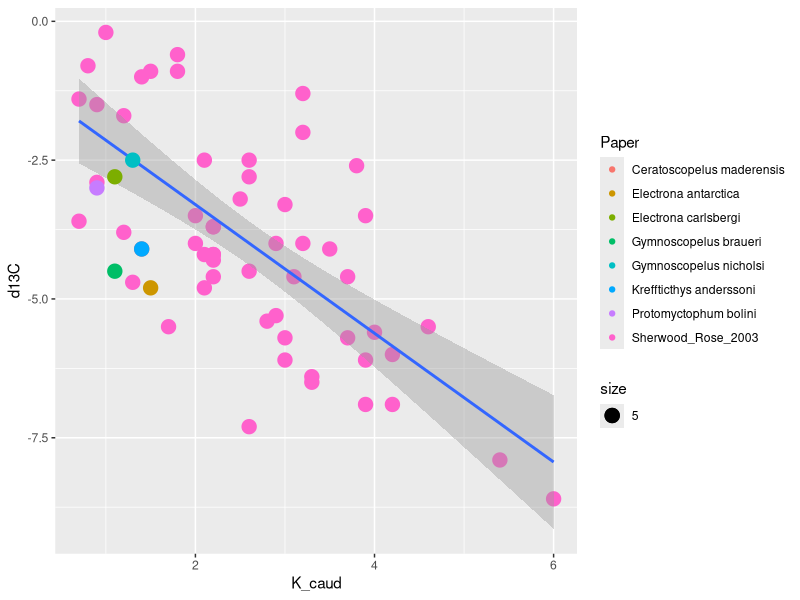
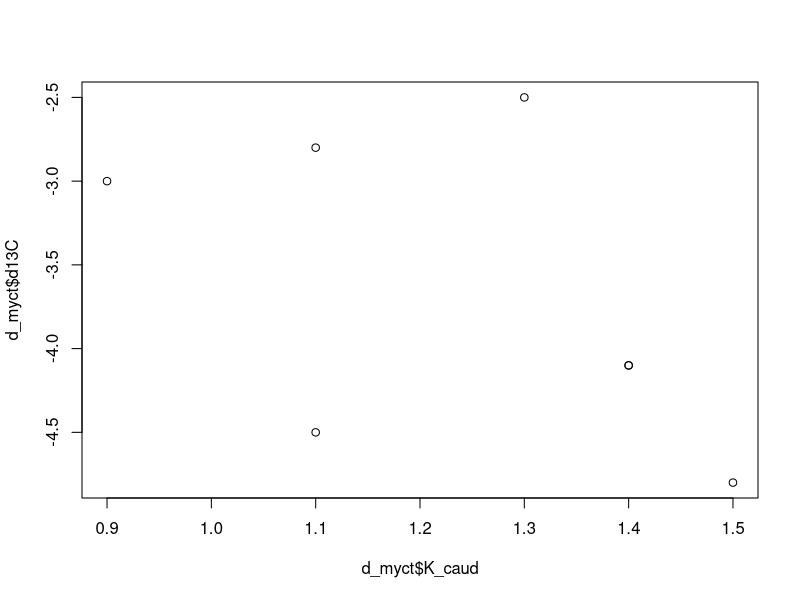
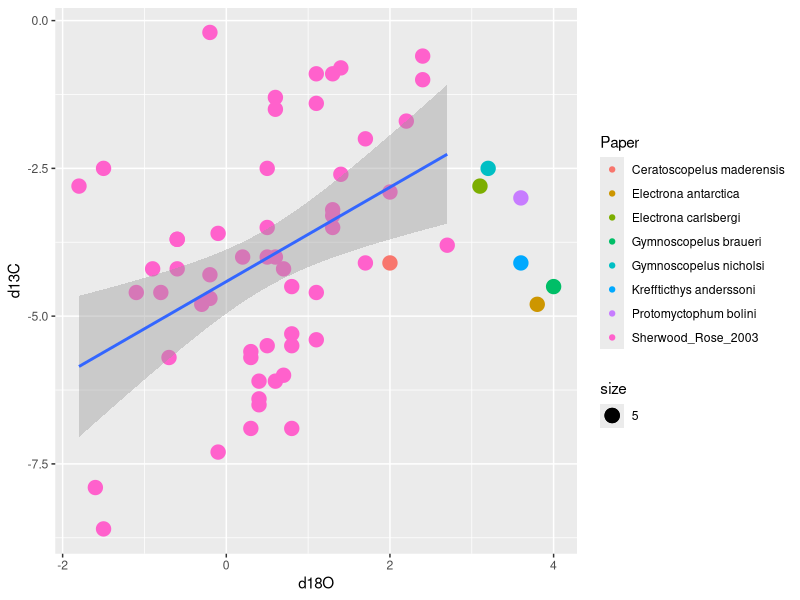

These charts were generated, in order, by the following R code:
#### Sherwood & Rose Comparsion ####

library(tidyverse)

d <- read.csv("Data/Sherwood_Rose_Myct.csv")
d <- select(d, -Troph)
d <- na.omit(d)
d_other <- filter(d, Family != "Myctophidae")
d_myct <- filter(d, Family == "Myctophidae")

# Plot - d13C vs Kcaud

ggplot(data = d_other, aes(x = K_caud, y = d13C)) +
  geom_point(aes(colour = Paper, size = 5)) +
  geom_smooth(method = "lm") +
  geom_point(data = d_myct, aes(x = K_caud, y = d13C, colour = sciname, size = 5))

plot(d_myct$K_caud, d_myct$d13C)

# Plot - d18O vs d13C

ggplot(data = d_other, aes(x = d18O, y = d13C)) +
  geom_point(aes(colour = Paper, size = 5)) +
  geom_smooth(method = "lm") +
  geom_point(data = d_myct, aes(x = d18O, y = d13C, colour = sciname, size = 5))
